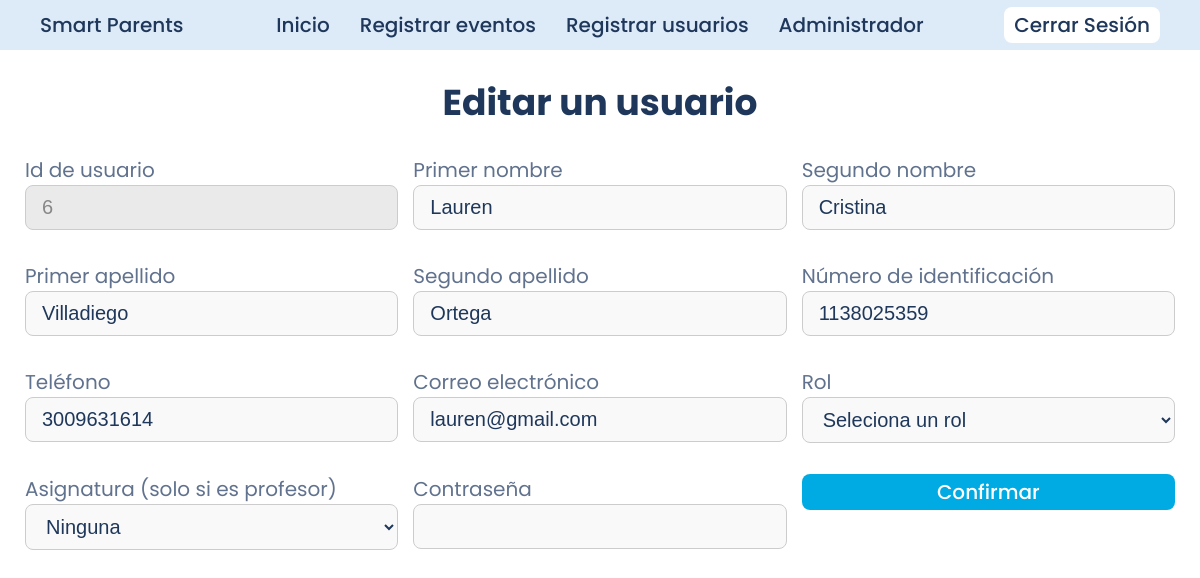
/views/crud/usuarios/editar_usuarios.php?id=6 (signed in), run on the app's committed database.
### tables this page shows
CREATE TABLE usuarios (
    id_usuario INT AUTO_INCREMENT PRIMARY KEY,
    rol ENUM('estudiante', 'profesor', 'administrador') NOT NULL,
    identificacion VARCHAR(10) UNIQUE NOT NULL,
    nombre1 VARCHAR(30) NOT NULL,
    nombre2 VARCHAR(30) NULL,
    apellido1 VARCHAR(30) NOT NULL,
    apellido2 VARCHAR(30) NULL,
    email VARCHAR(100) UNIQUE NULL,
    telefono VARCHAR (10) NOT NULL,
    password VARCHAR(255) NOT NULL,
    asignatura ENUM('Administración', 'Matematicas', 'Español', 'Quimica', 'C.Sociales') NULL,
    created_at TIMESTAMP DEFAULT CURRENT_TIMESTAMP,
    updated_at TIMESTAMP DEFAULT CURRENT_TIMESTAMP
);

### actions/usuarios/editar_usuarios.php (called while the page is built, shortened)
<?php
include $_SERVER['DOCUMENT_ROOT'] . '/smart-parents/config/db_config.php';
$id = $_GET['id'];
$stmt = $conexion->prepare("SELECT * FROM usuarios WHERE id_usuario = ?");
$stmt->bind_param("i", $id);
$stmt->execute();
$resultado = $stmt->get_result();
$usuario = $resultado->fetch_assoc();

### views/crud/usuarios/editar_usuarios.php (the view, shortened to what this page needs)
<!DOCTYPE html>
<html lang="es">
<head>
  <link rel="stylesheet" href="/smart-parents/assets/css/style.css">
  <link rel="stylesheet" href="/smart-parents/assets/css/registrar_usuarios.css">
</head>
<body>
  <?php include $_SERVER['DOCUMENT_ROOT'] . '/smart-parents/includes/dashboard_header.php'; ?>
  <?php include $_SERVER['DOCUMENT_ROOT'] . '/smart-parents/actions/usuarios/editar_usuarios.php'; ?>
  <main>
    <div class="form_title">
      <h1>Editar un usuario</h1>
    </div>
    <div class="form">
      <form action="/smart-parents/actions/usuarios/actualizar_usuarios.php" method="POST" class="form_content">
        <div class="form_id">
          <label for="id_usuario">Id de usuario</label>
          <input type="number" value="<?= $id ?>" disabled>
        </div>
        <div class="form_nombre1">
          <label for="nombre1">Primer nombre</label>
          <input type="text" name="nombre1" value="<?= $usuario['nombre1']; ?>" required>
        </div>
        <div class="form_nombre2">
          <label for="nombre2">Segundo nombre</label>
          <input type="text" name="nombre2" value="<?= $usuario['nombre2']; ?>">
        </div>
        <div class="form_apellido1">
          <label for="apellido1">Primer apellido</label>
          <input type="text" name="apellido1" value="<?= $usuario['apellido1']; ?>" required>
        </div>
        <div class="form_apellido2">
          <label for="apellido2">Segundo apellido</label>
          <input type="text" name="apellido2" value="<?= $usuario['apellido2']; ?>">
        </div>
        <div class="form_identificacion">
          <label for="identificacion">Número de identificación</label>
          <input type="text" name="identificacion" value="<?= $usuario['identificacion']; ?>" required>
        </div>
        <div class="form_telefono">
          <label for="telefono">Teléfono</label>
          <input type="text" name="telefono" value="<?= $usuario['telefono']; ?>" required>
        </div>
        <div class="form_email">
          <label for="email">Correo electrónico</label>
          <input type="email" name="email" value="<?= $usuario['email']; ?>">
        </div>
        <div class="form_rol">
          <label for="rol">Rol</label>
          <select name="rol" required>
            <option value="">Seleciona un rol</option>
          </select>
        </div>
        <div class="form_asignatura">
          <label for="asignatura">Asignatura (solo si es profesor)</label>
          <select name="asignatura">
            <option value="">Ninguna</option>
          </select>
        </div>
        <div class="form_password">
          <label for="password">Contraseña</label>
          <input type="password" name="password" required>
        </div>
        <div class="form_submit">
          <button type="submit" name="submit_btn">Confirmar</button>
        </div>
      </form>
    </div>
  </main>
</body>
</html>

### assets/css/style.css (style rules this page uses)
* { padding: 0px; margin: 0px; box-sizing: border-box; }
main { margin: 25px; }
:root { --color-bg: #ffffff; --color-header: #ddeaf8; --color-btn-primary: #00abe4; --color-btn-primary-hover: #2373ff; --color-heading: #1e375a; --color-text-base: #61728e; --color-text-btn-hover: #2364d2; --color-icons: #aaccfb; --color-green: #40a02b; --color-red: #d20f39; }
label { font-family: "Poppins", sans-serif; font-weight: 400; font-style: normal; font-size: 20px; color: var(--color-text-base); }
button { text-decoration: none; font-family: "Poppins", sans-serif; font-weight: 500; font-style: normal; }
h1 { font-family: "Poppins", sans-serif; font-weight: 700; font-style: normal; color: var(--color-heading); font-size: 36px; }
input[type="text"], input[type="email"], input[type="password"], input[type="number"], textarea, select { width: 100%; padding: 10px 16px; margin-bottom: 16px; border: 1.5px solid #ccc; border-radius: 8px; background-color: #f9f9f9; font-size: 20px; color: var(--color-heading); transition: border-color 0.2s, box-shadow 0.2s; box-sizing: border-box; }
input::placeholder, textarea::placeholder { color: #999; font-style: italic; }
input:disabled, textarea:disabled, select:disabled { background-color: #eaeaea; color: #888; cursor: not-allowed; }
button[type="submit"] { background-color: var(--color-btn-primary); color: white; font-size: 20px; border-radius: 8px; padding: 3px 10px; transition: background-color 0.2s ease; border: none; width: 100%; }

### assets/css/registrar_usuarios.css (style rules this page uses)
.form_content { display: grid; grid-template-columns: 1fr 1fr 1fr; gap: 15px; }
main { display: flex; justify-content: center; align-items: center; flex-direction: column; gap: 25px; }

### data on the page
usuarios: nombre1 "Lauren", nombre2 "Cristina", apellido1 "Villadiego", apellido2 "Ortega", identificacion "1138025359", telefono "3009631614", email "lauren@gmail.com"
